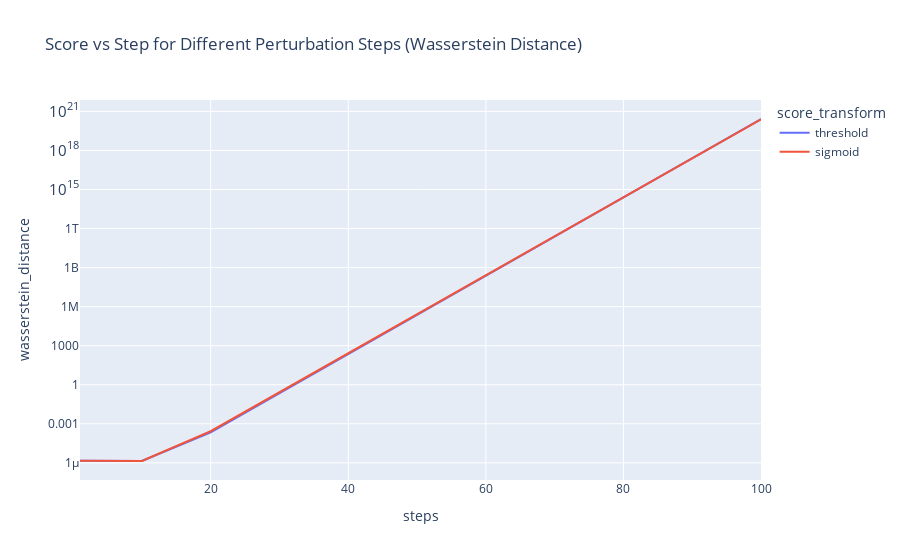

The code cell stored with this chart in its notebook:
### Code cell
px.line(
    steps_1_to_100.loc[
        (steps_1_to_100["matrix1"] == "real_perturbed")
        & (steps_1_to_100["matrix2"] == "predicted_perturbed")
    ],
    x="steps",
    y="wasserstein_distance",
    title="Score vs Step for Different Perturbation Steps (Wasserstein Distance)",
    color="score_transform",
    log_y=True,
).show()

### Figure 1 — Plotly figure (JSON) as saved in the notebook; plotly's stock layout.template omitted (floating-point values rounded to 4 significant figures)
{"data": [{"hovertemplate": "score_transform=threshold<br>steps=%{x}<br>wasserstein_distance=%{y}<extra></extra>", "legendgroup": "threshold", "line": {"color": "#636efa", "dash": "solid"}, "marker": {"symbol": "circle"}, "mode": "lines", "name": "threshold", "orientation": "v", "showlegend": true, "type": "scatter", "x": [1, 10, 20, 30, 40, 50, 60, 70, 80, 90, 100], "xaxis": "x", "y": [1.459e-06, 1.4e-06, 0.0002189, 0.2236, 228.6, 233800.0, 239100000.0, 244500000000.0, 250100000000000.0, 2.557e+17, 2.615e+20], "yaxis": "y"}, {"hovertemplate": "score_transform=sigmoid<br>steps=%{x}<br>wasserstein_distance=%{y}<extra></extra>", "legendgroup": "sigmoid", "line": {"color": "#EF553B", "dash": "solid"}, "marker": {"symbol": "circle"}, "mode": "lines", "name": "sigmoid", "orientation": "v", "showlegend": true, "type": "scatter", "x": [1, 10, 20, 30, 40, 50, 60, 70, 80, 90, 100], "xaxis": "x", "y": [1.459e-06, 1.387e-06, 0.0002683, 0.265, 262.0, 259100.0, 256300000.0, 253400000000.0, 250600000000000.0, 2.479e+17, 2.451e+20], "yaxis": "y"}], "layout": {"legend": {"title": {"text": "score_transform"}, "tracegroupgap": 0}, "title": {"text": "Score vs Step for Different Perturbation Steps (Wasserstein Distance)"}, "xaxis": {"anchor": "y", "domain": [0, 1], "title": {"text": "steps"}}, "yaxis": {"anchor": "x", "domain": [0, 1], "title": {"text": "wasserstein_distance"}, "type": "log"}}}
